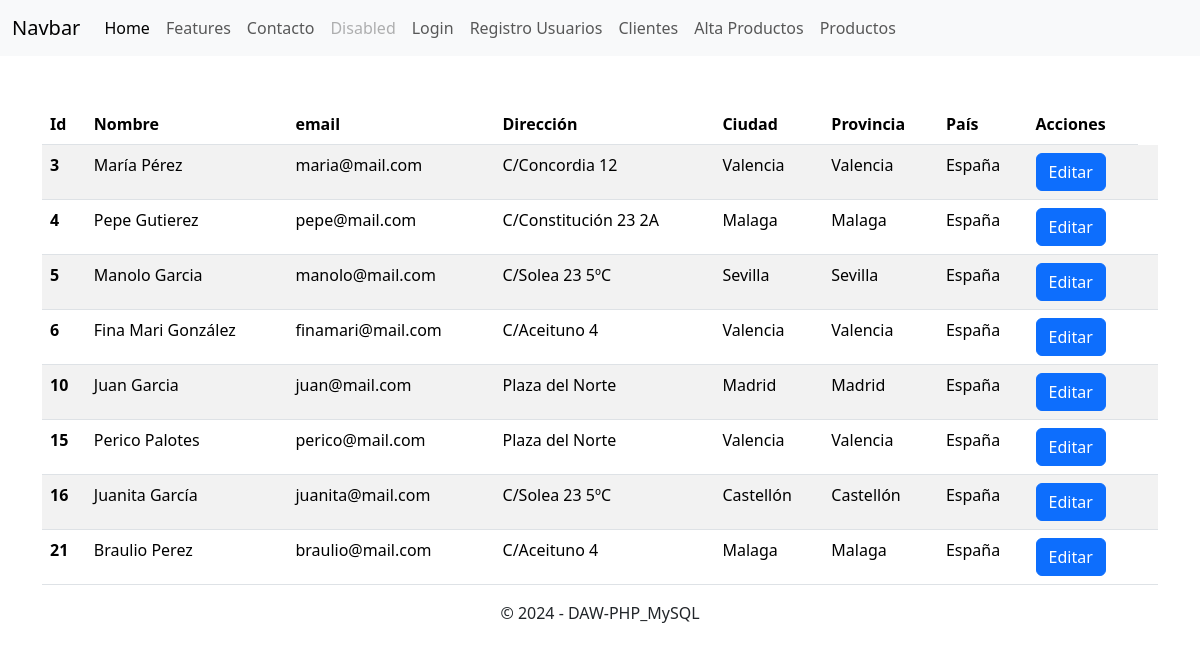
/20240523/listadoclientes.php, run on the app's committed database.
### tables this page shows
CREATE TABLE `usuarios` (
  `id` int(11) NOT NULL,
  `email` varchar(250) NOT NULL,
  `password` varchar(250) NOT NULL,
  `nombreapellidos` varchar(250) NOT NULL,
  `direccion` varchar(250) NOT NULL,
  `ciudad` varchar(250) NOT NULL,
  `provincia` varchar(250) NOT NULL,
  `pais` varchar(250) NOT NULL,
  `tipousuario` tinyint(4) NOT NULL
);

### 20240523/listadoclientes.php (the view, shortened to what this page needs)
<?php
include_once 'conexion.php';
$sqlConsulta = "SELECT id, nombreapellidos, email, direccion, ciudad, provincia, pais FROM usuarios WHERE tipousuario=3";
$sentenciaSelect = $mbd->prepare($sqlConsulta);
$sentenciaSelect->execute();
$resultado = $sentenciaSelect->fetchAll();
?>
<div class="container col-12 mt-5">
    <div class="row">
        <div class="col-md-12 d-flex justify-content-center">
            <table class="table table-striped">
                <thead>
                    <tr>
                        <th scope="col">Id</th>
                        <th scope="col">Nombre</th>
                        <th scope="col">email</th>
                        <th scope="col">Dirección</th>
                        <th scope="col">Ciudad</th>
                        <th scope="col">Provincia</th>
                        <th scope="col">País</th>
                        <th scope="col">Acciones</th>
                    </tr>
                </thead>
                <tbody>
                    <?php foreach($resultado as $dato): ?>
                        <tr>
                            <th scope="row"><?php echo $dato['id'] ?></th>
                            <td><?php echo  $dato['nombreapellidos']; ?></td>
                            <td><?php echo  $dato['email']; ?></td>
                            <td><?php echo  $dato['direccion']; ?></td>
                            <td><?php echo  $dato['ciudad']; ?></td>
                            <td><?php echo  $dato['provincia']; ?></td>
                            <td><?php echo  $dato['pais']; ?></td>
                            <td>
                                <button class="btn btn-primary btn-edit" onclick="editCliente('<?php echo $dato['id'] ?>','<?php echo  $dato['nombreapellidos']; ?>','<?php echo  $dato['email']; ?>','<?php echo  $dato['direccion']; ?>','<?php echo  $dato['ciudad']; ?>','<?php echo  $dato['provincia']; ?>','<?php echo  $dato['pais']; ?>')">Editar</button>
                            </td>
                            <td>
                    </td>
                        </tr>
                    <?php endforeach ?>
                </tbody>
            </table>
        </div>
    </div>
</div>

### 20240523/css/sign-in.css (style rules this page uses)
html, body { height: 100%; }

### data on the page
usuarios: id "3", nombreapellidos "María Pérez", email "maria@mail.com", direccion "C/Concordia 12", ciudad "Valencia", provincia "Valencia", pais "España"
usuarios: id "4", nombreapellidos "Pepe Gutierez", email "pepe@mail.com", direccion "C/Constitución 23 2A", ciudad "Malaga", provincia "Malaga", pais "España"
usuarios: id "5", nombreapellidos "Manolo Garcia", email "manolo@mail.com", direccion "C/Solea 23 5ºC", ciudad "Sevilla", provincia "Sevilla", pais "España"
usuarios: id "6", nombreapellidos "Fina Mari González", email "finamari@mail.com", direccion "C/Aceituno 4", ciudad "Valencia", provincia "Valencia", pais "España"
usuarios: id "10", nombreapellidos "Juan Garcia", email "juan@mail.com", direccion "Plaza del Norte", ciudad "Madrid", provincia "Madrid", pais "España"
usuarios: id "15", nombreapellidos "Perico Palotes", email "perico@mail.com", direccion "Plaza del Norte", ciudad "Valencia", provincia "Valencia", pais "España"
usuarios: id "16", nombreapellidos "Juanita García", email "juanita@mail.com", direccion "C/Solea 23 5ºC", ciudad "Castellón", provincia "Castellón", pais "España"
usuarios: id "21", nombreapellidos "Braulio Perez", email "braulio@mail.com", direccion "C/Aceituno 4", ciudad "Malaga", provincia "Malaga", pais "España"
